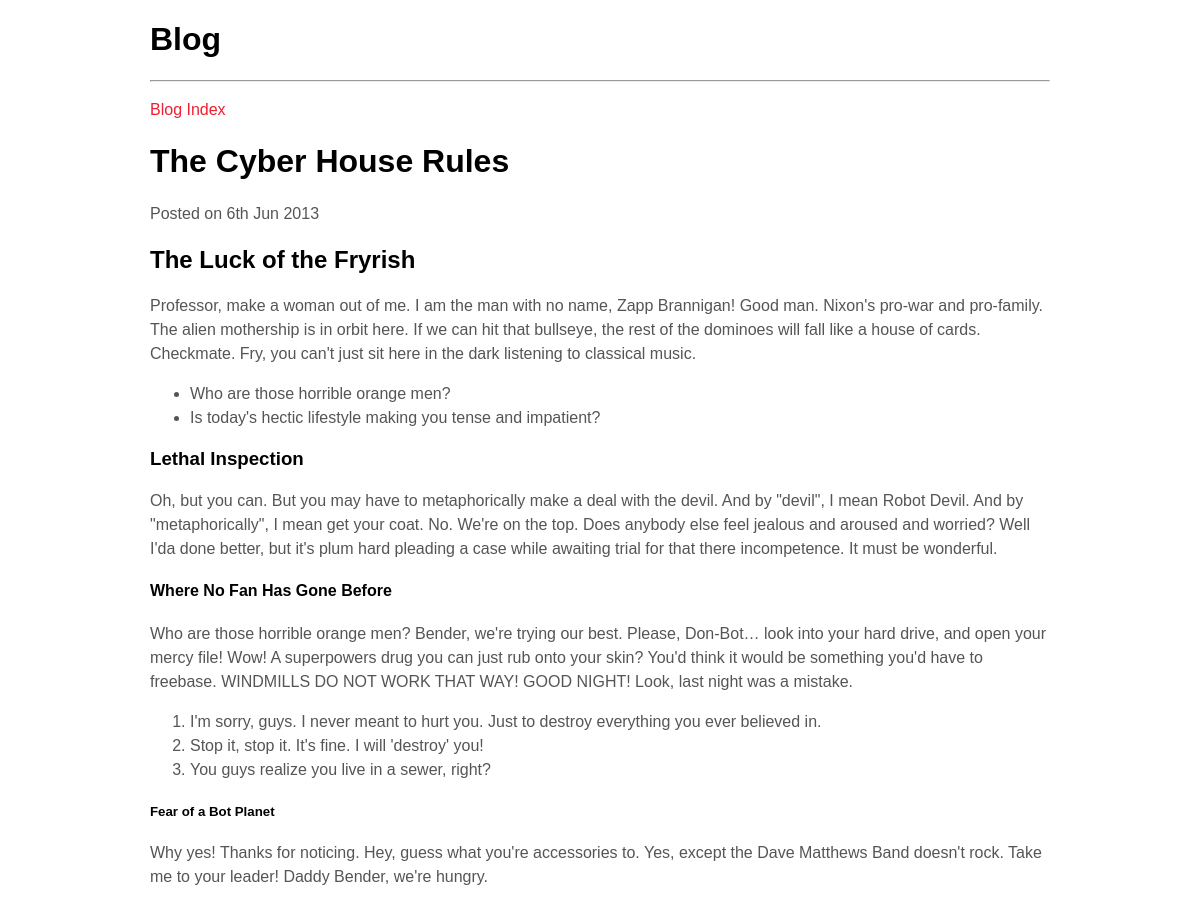
The page /viewpost.php?action=single&id=6 on the database its author committed.
### tables this page shows
CREATE TABLE `blog_posts` (
  `postID` int(11) UNSIGNED NOT NULL AUTO_INCREMENT,
  `postTitle` varchar(255) DEFAULT NULL,
  `postDesc` text DEFAULT NULL,
  `postCont` text DEFAULT NULL,
  `postDate` datetime DEFAULT NULL,
  PRIMARY KEY (`postID`)
);

### classes/config.class.php (called while the page is built, shortened)
<?php
class Config
{
    private $host = "localhost";
    private $dbname = "databasedb";
    private $user = "root";
    private $pass = "";
    protected function Connect()
    {
        $pdo = new PDO("mysql:host=" . $this->host . ";dbname=" . $this->dbname, $this->user, $this->pass);
        $pdo->setAttribute(PDO::ATTR_ERRMODE, PDO::ERRMODE_EXCEPTION);
        $pdo->exec('SET NAMES "utf8"');
        return $pdo;
    }
}

### classes/blogposts.class.php (called while the page is built, shortened)
<?php
require_once "config.class.php";
class Blogposts extends Config
{
    public function GetViewPostBlogPosts($postID)
    {
        try {
            $sql = "SELECT postID, postTitle, postCont, postDate FROM blog_posts WHERE postID = ?";
            $stmt = $this->Connect()->prepare($sql);
            $stmt->execute([$postID]);
        } catch (PDOException $e) {
            return $e;
        }
        return $stmt->fetch();
    }
}

### components/viewpost.html.php (the view, shortened to what this page needs)
<div id='wrapper'>
    <h1>Blog</h1>
    <hr />
    <p>
        <a href='./'>Blog Index</a>
    </p>
    <div>
        <h1> <?php echo $this->result['postTitle'] ?> </h1>
        <p>Posted on <?php echo date('jS M Y', strtotime($this->result['postDate'])) ?> </p>
        <p> <?php echo $this->result['postCont'] ?> </p>
    </div>
</div>

### style/main.css (style rules this page uses)
#wrapper { margin:auto; width:900px; }
p,li { color: #555555; font-size: 16px; line-height: 1.5em; }
a { color: #EF1F2F; text-decoration: none; }

### rows shown on the page
blog_posts: postTitle "The Cyber House Rules", postDate "6th Jun 2013", postCont "The Luck of the Fryrish Professor, make a woman out of me. I am the man with no name, Zapp Brannigan! Good man. Nixon's pro-war and pro-family. The alien mothership is in orbit here. If we can hit that bullseye, the rest of the dominoes will fall like a house of cards. Checkmate. Fry, you can't just sit here in the dark listening to classical music. Who are those horrible orange men? Is today's hectic lifestyle making you tense and impatient? Lethal Inspection Oh, but you can. But you may have to metaphorically make a deal with the devil. And by \"devil\", I mean Robot Devil. And by \"metaphorically\", I mean get your coat. No. We're on the top. Does anybody else feel jealous and aroused and…"
